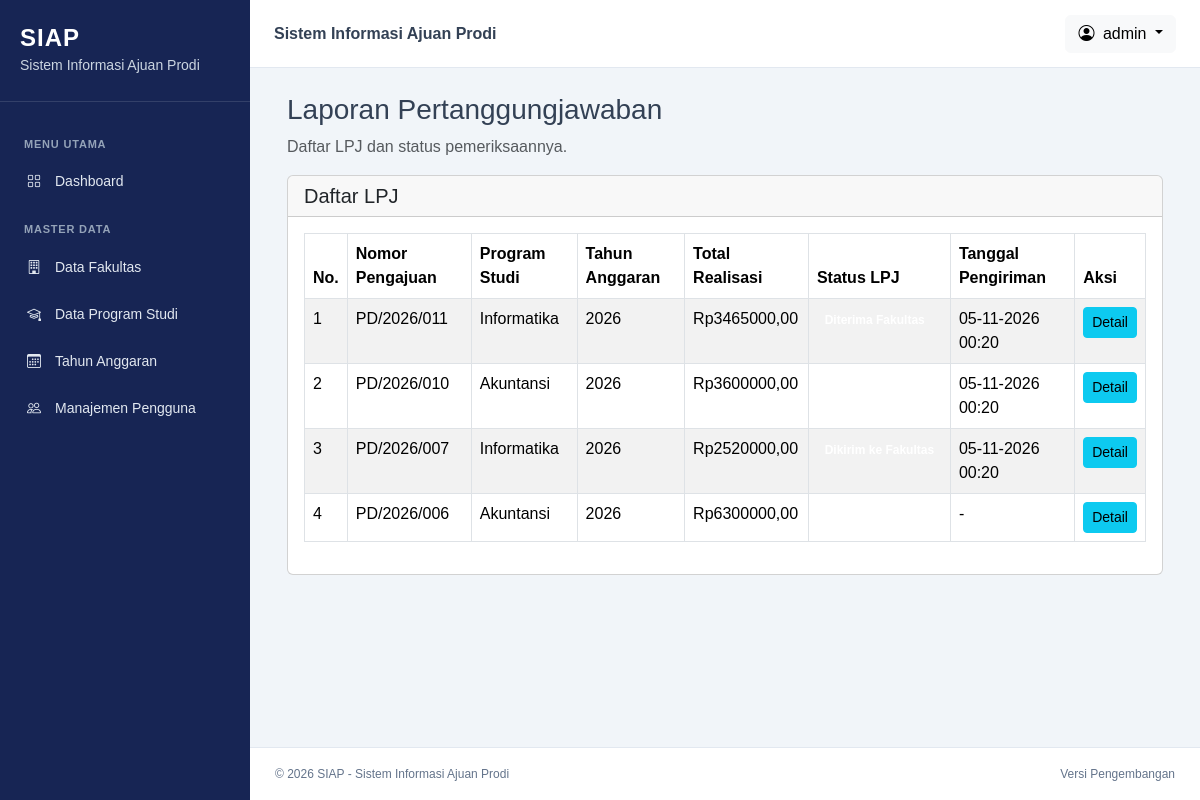
Screenshot of /lpj/ (signed in) with the database file from the repository.
### apps/accountability/models.py (models this page shows, shortened)
class AccountabilityReport(TimeStampedModel):
    class Status(models.TextChoices):
        DRAFT = "DRAFT", "Draft"
        SUBMITTED = "SUBMITTED", "Dikirim ke Fakultas"
        REVISION = "REVISION", "Perlu Revisi"
        ACCEPTED = "ACCEPTED", "Diterima Fakultas"
    fund_request = models.OneToOneField(
        FundRequest,
        on_delete=models.PROTECT,
        related_name="accountability_report",
        verbose_name="Pengajuan Dana",
    )
    status = models.CharField(
        max_length=20,
        choices=Status.choices,
        default=Status.DRAFT,
    )
    prepared_by = models.ForeignKey(
        settings.AUTH_USER_MODEL,
        on_delete=models.PROTECT,
        related_name="prepared_accountability_reports",
        verbose_name="Disusun Oleh",
    )
    submitted_at = models.DateTimeField(
        null=True,
        blank=True,
        verbose_name="Tanggal Pengiriman",
    )
    reviewed_by = models.ForeignKey(
        settings.AUTH_USER_MODEL,
        on_delete=models.PROTECT,
        related_name="reviewed_accountability_reports",
        null=True,
        blank=True,
        verbose_name="Diperiksa Oleh",
    )
    reviewed_at = models.DateTimeField(
        null=True,
        blank=True,
        verbose_name="Tanggal Pemeriksaan",
    )
    notes = models.TextField(
        blank=True,
        verbose_name="Catatan LPJ",
    )
    revision_notes = models.TextField(
        blank=True,
        verbose_name="Catatan Revisi",
    )
    class Meta:
        db_table = "accountability_reports"
        ordering = ["-created_at"]
        verbose_name = "Laporan Pertanggungjawaban"
        verbose_name_plural = "Laporan Pertanggungjawaban"
    @property
    def realization_total(self):
        return (
            self.fund_request.activities.aggregate(
                total=models.Sum("realizations__amount")
            )["total"]
            or Decimal("0")
        )

### apps/fund_requests/models.py (models this page shows, shortened)
class FundRequest(TimeStampedModel):
    class Status(models.TextChoices):
        DRAFT = "DRAFT", "Draft"
        SUBMITTED = "SUBMITTED", "Diajukan ke Fakultas"
        REVISION = "REVISION", "Perlu Revisi"
        FACULTY_CHECKED = "FACULTY_CHECKED", "Diperiksa Fakultas"
        FORWARDED = "FORWARDED", "Diteruskan ke Lembaga"
        APPROVED = "APPROVED", "Disetujui Lembaga"
        PARTIALLY_APPROVED = "PARTIALLY_APPROVED", "Disetujui Sebagian"
        REJECTED = "REJECTED", "Ditolak"
        CANCELLED = "CANCELLED", "Dibatalkan"
    study_program = models.ForeignKey(
        StudyProgram,
        on_delete=models.PROTECT,
        related_name="fund_requests",
        verbose_name="Program Studi",
    )
    budget_year = models.ForeignKey(
        BudgetYear,
        on_delete=models.PROTECT,
        related_name="fund_requests",
        verbose_name="Tahun Anggaran",
    )
    request_number = models.CharField(
        max_length=50,
        unique=True,
        verbose_name="Nomor Pengajuan",
    )
    subject = models.CharField(
        max_length=255,
        verbose_name="Perihal Pengajuan",
    )
    letter_date = models.DateField(
        default=timezone.localdate,
        verbose_name="Tanggal Surat",
    )
    created_by = models.ForeignKey(
        settings.AUTH_USER_MODEL,
        on_delete=models.PROTECT,
        related_name="created_fund_requests",
    )
    status = models.CharField(
        max_length=30,
        choices=Status.choices,
        default=Status.DRAFT,
    )
    submitted_at = models.DateTimeField(null=True, blank=True)
    notes = models.TextField(blank=True)
    class Meta:
        db_table = "fund_requests"
        ordering = ["-created_at"]
        verbose_name = "Pengajuan Dana"
        verbose_name_plural = "Pengajuan Dana"

### apps/master_data/models.py (models this page shows, shortened)
class TimeStampedModel(models.Model):
    created_at = models.DateTimeField(auto_now_add=True)
    updated_at = models.DateTimeField(auto_now=True)
    class Meta:
        abstract = True

class StudyProgram(TimeStampedModel):
    faculty = models.ForeignKey(
        Faculty,
        on_delete=models.PROTECT,
        related_name="study_programs"
    )
    name = models.CharField(
        max_length=150,
        verbose_name="Nama Program Studi"
    )
    code = models.CharField(
        max_length=20,
        unique=True,
        verbose_name="Kode Program Studi"
    )
    class Meta:
        db_table = "master_study_program"
        ordering = ["name"]
        verbose_name = "Program Studi"
        verbose_name_plural = "Program Studi"

class BudgetYear(TimeStampedModel):
    name = models.CharField(
        max_length=20,
        unique=True,
        verbose_name="Tahun Anggaran"
    )
    start_date = models.DateField(
        verbose_name="Tanggal Mulai"
    )
    end_date = models.DateField(
        verbose_name="Tanggal Selesai"
    )
    is_active = models.BooleanField(
        default=False,
        verbose_name="Tahun Aktif"
    )
    class Meta:
        db_table = "master_budget_year"
        ordering = ["-start_date"]
        verbose_name = "Tahun Anggaran"
        verbose_name_plural = "Tahun Anggaran"

### apps/accountability/views.py (the view, shortened to what this page needs)
@login_required
def accountability_index(request):
    profile = get_accountability_profile(request.user)
    if not profile or profile.role not in ["ADMIN", "PRODI", "FAKULTAS"]:
        return HttpResponseForbidden(
            "Anda tidak memiliki akses ke halaman LPJ."
        )
    reports = get_report_queryset_for_user(request.user).order_by(
        "-created_at"
    )
    available_requests = FundRequest.objects.none()
    return render(
        request,
        "accountability/index.html",
        {
            "reports": reports,
            "available_requests": available_requests,
        },
    )

### apps/accountability/views.py (called while the page is built, shortened)
def get_accountability_profile(user):
    try:
        return user.profile
    except UserProfile.DoesNotExist:
        return None

def get_report_queryset_for_user(user):
    profile = get_accountability_profile(user)
    queryset = (
        AccountabilityReport.objects
        .select_related(
            "fund_request",
            "fund_request__study_program",
            "fund_request__budget_year",
            "prepared_by",
            "reviewed_by",
        )
        .prefetch_related("attachments", "histories")
    )
    if not profile:
        return queryset.none()
    if profile.role == "ADMIN":
        return queryset

### templates/accountability/index.html (shortened to what this page needs)
{% extends "master/base.html" %}
{% block content %}
<div class="container-fluid">
    <div class="d-flex justify-content-between align-items-center mb-3">
        <div>
            <h1 class="h3">Laporan Pertanggungjawaban</h1>
            <p class="text-muted mb-0">
                Daftar LPJ dan status pemeriksaannya.
            </p>
        </div>
    </div>
    <div class="card">
        <div class="card-header">
            <h5 class="mb-0">Daftar LPJ</h5>
        </div>
        <div class="card-body">
            <div class="table-responsive">
                <table class="table table-bordered table-striped">
                    <thead>
                        <tr>
                            <th>No.</th>
                            <th>Nomor Pengajuan</th>
                            <th>Program Studi</th>
                            <th>Tahun Anggaran</th>
                            <th>Total Realisasi</th>
                            <th>Status LPJ</th>
                            <th>Tanggal Pengiriman</th>
                            <th>Aksi</th>
                        </tr>
                    </thead>
                    <tbody>
                        {% for item in reports %}
                        <tr>
                            <td>{{ forloop.counter }}</td>
                            <td>{{ item.fund_request.request_number }}</td>
                            <td>
                                {{ item.fund_request.study_program.name }}
                            </td>
                            <td>
                                {{ item.fund_request.budget_year.name }}
                            </td>
                            <td>
                                Rp{{ item.realization_total|floatformat:2 }}
                            </td>
                            <td>
                                {% if item.status == "DRAFT" %}
                                    <span class="badge badge-secondary">Draft</span>
                                {% elif item.status == "SUBMITTED" %}
                                    <span class="badge badge-info">Dikirim ke Fakultas</span>
                                {% elif item.status == "REVISION" %}
                                    <span class="badge badge-warning">Perlu Revisi</span>
                                {% elif item.status == "ACCEPTED" %}
                                    <span class="badge badge-success">Diterima Fakultas</span>
                                {% endif %}
                            </td>
                            <td>
                                {% if item.submitted_at %}
                                    {{ item.submitted_at|date:"d-m-Y H:i" }}
                                {% else %}
                                    -
                                {% endif %}
                            </td>
                            <td>
                                <a
                                    href="{% url 'accountability:detail' item.pk %}"
                                    class="btn btn-sm btn-info"
                                >
                                    Detail
                                </a>
                            </td>
                        </tr>
                        {% empty %}
                        <tr>
                            <td colspan="8" class="text-center">
                                Belum ada LPJ.
                            </td>
                        </tr>
                        {% endfor %}
                    </tbody>
                </table>
            </div>
        </div>
    </div>
</div>
{% endblock %}

### templates/master/navbar.html (shortened to what this page needs)
<header class="top-navbar d-flex align-items-center justify-content-between">
    <div class="d-flex align-items-center gap-3">
        <div>
            <span class="fw-semibold">Sistem Informasi Ajuan Prodi</span>
        </div>
    </div>
    <div class="dropdown">
        <button
            class="btn btn-light dropdown-toggle"
            type="button"
            data-bs-toggle="dropdown"
        >
            <i class="bi bi-person-circle me-1"></i>
            {{ request.user.username }}
        </button>
    </div>
</header>

### static/css/style.css (style rules this page uses)
:root { --siap-primary: #2563eb; --siap-sidebar: #172554; --siap-sidebar-hover: #1e3a8a; --siap-background: #f1f5f9; --siap-text: #334155; }
* { box-sizing: border-box; }
body { margin: 0; font-family: Arial, Helvetica, sans-serif; background: var(--siap-background); color: var(--siap-text); }
.top-navbar { min-height: 68px; padding: 12px 24px; background: #fff; border-bottom: 1px solid #e2e8f0; }

### rows the page displays
AccountabilityReport: fund_request.request_number "PD/2026/011", fund_request.study_program.name "Informatika", fund_request.budget_year.name "2026", realization_total "3465000,00", submitted_at "05-11-2026 00:20"
AccountabilityReport: fund_request.request_number "PD/2026/010", fund_request.study_program.name "Akuntansi", fund_request.budget_year.name "2026", realization_total "3600000,00", submitted_at "05-11-2026 00:20"
AccountabilityReport: fund_request.request_number "PD/2026/007", fund_request.study_program.name "Informatika", fund_request.budget_year.name "2026", realization_total "2520000,00", submitted_at "05-11-2026 00:20"
AccountabilityReport: fund_request.request_number "PD/2026/006", fund_request.study_program.name "Akuntansi", fund_request.budget_year.name "2026", realization_total "6300000,00"

### other values shown
{{ request.user.username }} "admin"
